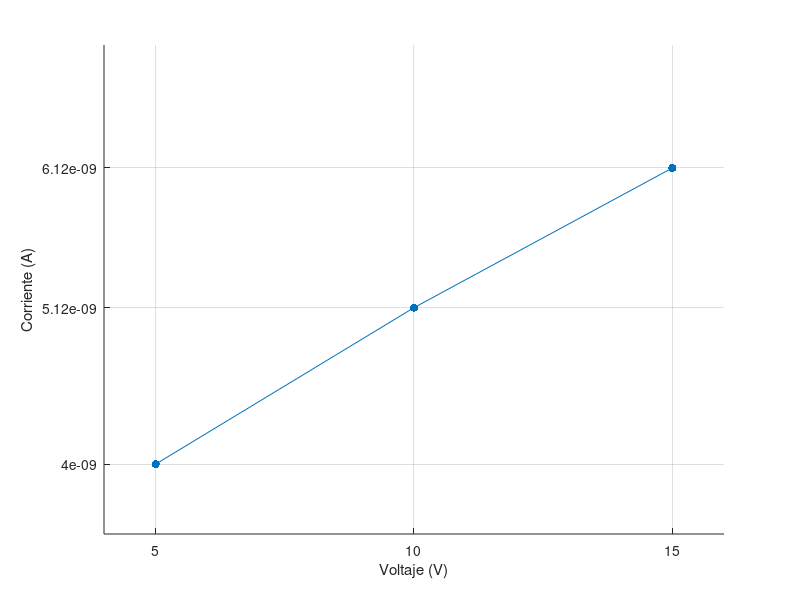

MATLAB code to generate this figure:
x=[5
10
15
];
y=[4.00E-09
5.12E-09
6.12E-09
];

scatter(x,y,'filled')
hold on
plot(x,y)
grid on
xlabel('Voltaje (V)') 
ylabel('Corriente (A)')

xticks([0 5 10 15])
xticklabels({'0','5','10','15'})
yticks([0 4.00E-09 5.12E-09 6.12E-09])